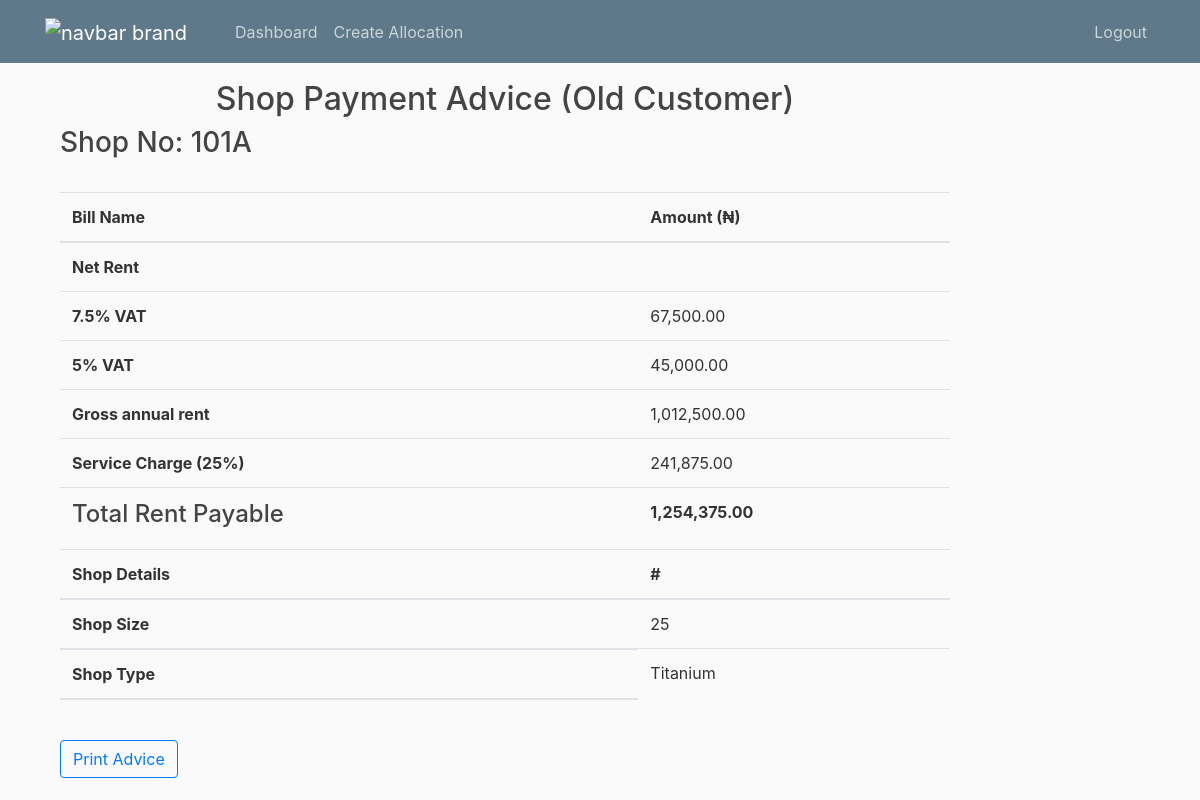
The app's page /shop/101A/generate-invoice/old/ (signed in) with its own data.
### shop/models.py (models this page shows, shortened)
class Shop(models.Model):
    Type = [
        ('Platinum', 'Platinum'),
        ('Titanium', 'Titanium'),
        ('Diamond', 'Diamond'),
        ('Premium', 'Premium'),
        ('Gold', 'Gold'),
        ('Silver', 'Silver'),
    ]
    Floor = [
        ('G', 'Ground Floor'),
        ('1', 'First Floor'),
        ('2', 'Second Floor'),
    ]
    STATUS = [
        ('vacant', 'Vacant'),
        ('allocated', 'Allocated'),
    ]
    name = models.CharField(max_length=255)
    type = models.CharField(max_length=10, choices=Type)
    price = models.DecimalField(max_digits=10, decimal_places=2)
    shop_price = models.DecimalField(max_digits=10, decimal_places=2, blank=True, null=True)
    new_shop_price = models.DecimalField(max_digits=10, decimal_places=2, blank=True, null=True)
    caution_fee = models.DecimalField(max_digits=12, decimal_places=2, default=100000.00)
    no = models.CharField(max_length=5, validators=[MinLengthValidator(4)], unique=True)
    address = models.CharField(max_length=300)
    floor = models.CharField(max_length=20, choices=Floor)
    size = models.IntegerField()
    status = models.CharField(max_length=10, choices=STATUS, default='vacant')
    is_paid = models.BooleanField(default=False)
    is_approved = models.BooleanField(default=False)
    class Meta:
        ordering = ["no"]
    @property
    def rent(self):
        return self.size * self.price
    @property
    def vat(self): # 7.5% OF THE RENT
        result = self.rent * Decimal('0.075')
        return result.quantize(Decimal('0.01'), rounding=ROUND_HALF_UP)
    @property
    def wht(self):  # 5%
        result = self.rent * Decimal(0.05)
        return result.quantize(Decimal('0.01'), rounding=ROUND_HALF_UP)
    @property
    def gross_rent(self):
        return round(self.rent + self.vat + self.wht, 2)
    @property
    def new_service_charge(self):
        result = (self.rent + self.vat) * Decimal('0.25')
        return result.quantize(Decimal('0.01'), rounding=ROUND_HALF_UP)
    @property
    def shop_price(self):
        result = self.rent * Decimal('1.075')
        return result.quantize(Decimal('0.01'), rounding=ROUND_HALF_UP)
    @property
    def shop_agency(self):
        result = self.shop_price * Decimal('0.05')
        return result.quantize(Decimal('0.01'), rounding=ROUND_HALF_UP)
    @property
    def shop_legal(self):
        result = self.shop_price * Decimal('0.05')
        return result.quantize(Decimal('0.01'), rounding=ROUND_HALF_UP)
    @property
    def old_customer_total_rent_payable(self):
        return round(self.gross_rent + self.new_service_charge, 2)

### shop/views.py (the view)
# urls.py: path('shop/<str:shop_no>/generate-invoice/old/', views.generate_payment_advice_old, name="generate-payment-advice-old"),
@login_required
def generate_payment_advice_old(request, shop_no):
    shop = get_object_or_404(Shop, no=shop_no)
    return render(request, "shop/generate_shop_payment_advice_old_customer.html", {"shop": shop})

### templates/shop/generate_shop_payment_advice_old_customer.html (shortened to what this page needs)
{% extends "rent/base.html" %}
{% block content %}
    <div class="container">
        <div class="row">
            <div class="col-md-12">
                <h2 class="text-center">Shop Payment Advice (Old Customer)</h2>
                <h3>Shop No: {{ shop.no }}</h3><br>
    <table class="table">
        <thead>
          <tr>
            <th scope="col">Bill Name</th>
            <th scope="col">Amount (₦)</th>
          </tr>
        </thead>
        <tbody>
          <tr>
            <th scope="row">Net Rent</th>
            <td>{{ shop.new_rent }}</td>
          </tr>
          <tr>
            <th scope="row">7.5% VAT</th>
            <td>{{ shop.vat }}</td>
          </tr>
          <tr>
            <th scope="row">5% VAT</th>
            <td>{{ shop.wht}}</td>
          </tr>
          <tr>
            <th scope="row">Gross annual rent</th>
            <td>{{ shop.gross_rent }}</td>
          </tr>
          <tr>
            <th scope="row">Service Charge (25%)</th>
            <td>{{ shop.new_service_charge}}</td>
          </tr>
          <tr>
            <th scope="row"><strong><h4>Total Rent Payable</h4></strong></th>
            <td><strong>{{ shop.old_customer_total_rent_payable }}</strong></td>
          </tr>
          <thead>
            <tr>
              <th scope="col">Shop Details</th>
              <th scope="col">#</th>
            </tr>
            <tr>
              <th scope="row">Shop Size</th>
              <td>{{ shop.size }}</td>
          </tr>
          <tr>
              <th scope="row">Shop Type</th>
              <td>{{ shop.type }}</td>
            </tr>
          </thead>
        </tbody>
      </table>
      <br>
      <a href="{% url 'generate-shop-payment-advice-pdf' shop.no %}" class="btn btn-outline-primary">Print Advice</a>
            </div>
        </div>
    </div>
    {% endblock content %}

### static/css/base.css (style rules this page uses)
body { background: #fafafa; color: #333333; margin-top: 5rem; }
h1, h2, h3, h4, h5, h6 { color: #444444; }

### records on screen
Shop: no "101A", vat "67,500.00", wht "45,000.00", gross_rent "1,012,500.00", new_service_charge "241,875.00", old_customer_total_rent_payable "1,254,375.00", size "25", type "Titanium"
